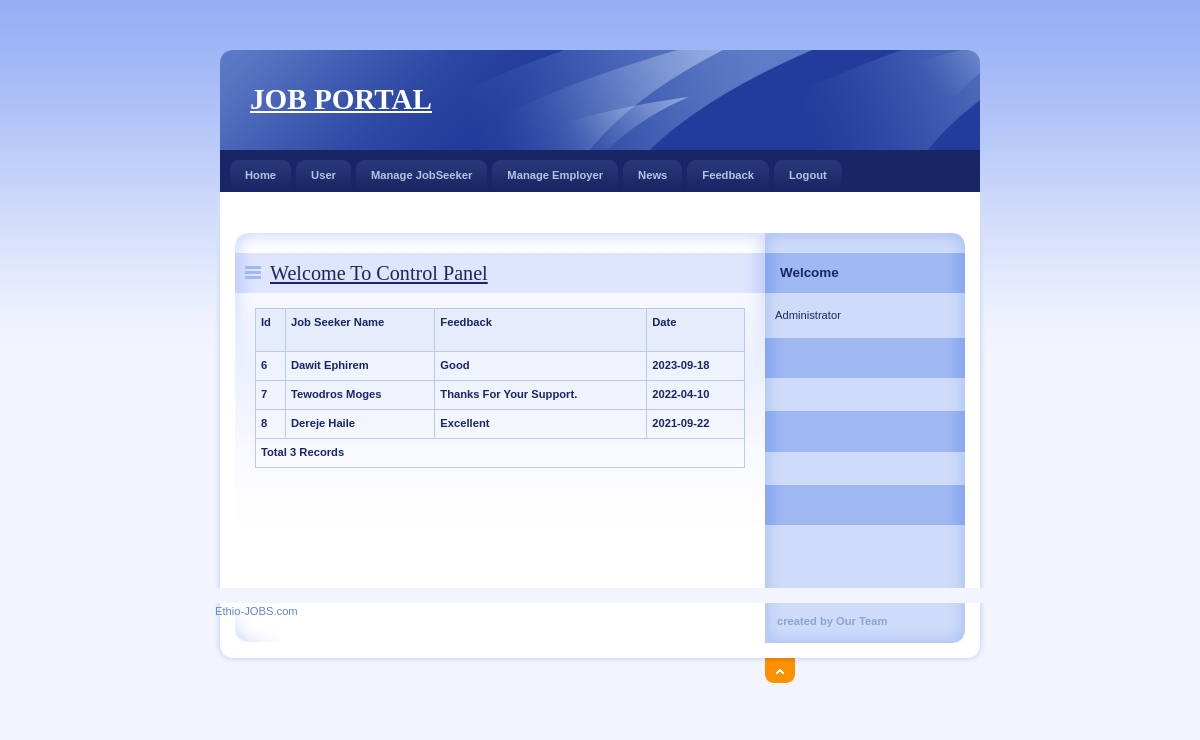
Page /Admin/Feedback.php (signed in) on the committed database.
### tables this page shows
CREATE TABLE IF NOT EXISTS `feedback` (
  `FeedbackId` int(11) NOT NULL AUTO_INCREMENT,
  `JobSeekId` int(11) NOT NULL,
  `Feedback` varchar(200) NOT NULL,
  `FeedbakDate` date NOT NULL,
  PRIMARY KEY (`FeedbackId`)
);

CREATE TABLE IF NOT EXISTS `jobseeker_reg` (
  `JobSeekId` int(11) NOT NULL AUTO_INCREMENT,
  `JobSeekerName` varchar(20) NOT NULL,
  `Address` varchar(100) NOT NULL,
  `City` varchar(20) NOT NULL,
  `Email` varchar(40) NOT NULL,
  `Mobile` bigint(20) NOT NULL,
  `Qualification` varchar(20) NOT NULL,
  `Gender` varchar(10) NOT NULL,
  `BirthDate` date NOT NULL,
  `Resume` varchar(200) NOT NULL,
  `Status` varchar(10) NOT NULL,
  `UserName` varchar(20) NOT NULL,
  `Password` varchar(20) NOT NULL,
  `Question` varchar(100) NOT NULL,
  `Answer` varchar(50) NOT NULL,
  PRIMARY KEY (`JobSeekId`),
  KEY `JobSeekId` (`JobSeekId`)
);

### Admin/Feedback.php (the view, shortened to what this page needs)
<!DOCTYPE html PUBLIC "-//W3C//DTD XHTML 1.0 Strict//EN" "http://www.w3.org/TR/xhtml1/DTD/xhtml1-strict.dtd">
<html xmlns="http://www.w3.org/1999/xhtml" xml:lang="cs" lang="cs">
<head>
    <link rel="stylesheet" media="screen,projection" type="text/css" href="./css/main.css"/>
    <link rel="stylesheet" media="print" type="text/css" href="./css/print.css"/>
    <link rel="stylesheet" media="aural" type="text/css" href="./css/aural.css"/>
</head>
<body id="www-url-cz">
<div id="main" class="box">
    <?php
    include "Header.php"
    ?>
    <?php
    include "menu.php"
    ?>
    <div id="page" class="box">
        <div id="page-in" class="box">
            <div id="strip" class="box noprint">
                <p id="breadcrumbs">&nbsp;</p>
            </div>
            <div id="content">
                <div class="article">
                    <h2><span><a href="#">Welcome To Control Panel</a></span></h2>
                    <table width="100%" border="1" bordercolor="#1CB5F1">
                        <tr>
                            <th height="32" bgcolor="#1CB5F1" class="style3">
                                <div align="left" class="style9 style5"><strong>Id</strong></div>
                            </th>
                            <th bgcolor="#1CB5F1" class="style3">
                                <div align="left" class="style9 style5"><strong>Job Seeker Name</strong></div>
                            </th>
                            <th bgcolor="#1CB5F1" class="style3">
                                <div align="left" class="style9 style5"><strong>Feedback</strong></div>
                            </th>
                            <th bgcolor="#1CB5F1" class="style3">
                                <div align="left" class="style12">Date</div>
                            </th>
                        </tr>
                        <?php
                        $con = mysqli_connect("localhost", "root", "", "job");
                        $sql = "select FeedbackId,Feedback,FeedbakDate,JobSeekerName from Feedback,JobSeeker_Reg where Feedback.JobSeekId=JobSeeker_Reg.JobSeekId";
                        $result = mysqli_query($con,$sql);
                        while ($row = mysqli_fetch_array($result)) {
                            $Id = $row['FeedbackId'];
                            $Name = $row['JobSeekerName'];
                            $Feedback = $row['Feedback'];
                            $FeedbakDate = $row['FeedbakDate'];
                            ?>
                            <tr>
                                <td class="style3">
                                    <div align="left" class="style9 style5"><strong><?php echo $Id; ?></strong></div>
                                </td>
                                <td class="style3">
                                    <div align="left" class="style9 style5"><strong><?php echo $Name; ?></strong></div>
                                </td>
                                <td class="style3">
                                    <div align="left" class="style9 style5"><strong><?php echo $Feedback; ?></strong>
                                    </div>
                                </td>
                                <td class="style3">
                                    <div align="left" class="style9 style5"><strong><?php echo $FeedbakDate; ?></strong>
                                    </div>
                                </td>
                            </tr>
                            <?php
                        }
                        $records = mysqli_num_rows($result);
                        ?>
                        <tr>
                            <td colspan="4" class="style3">
                                <div align="left" class="style12"><?php echo "Total " . $records . " Records"; ?> </div>
                            </td>
                        </tr>
                    </table>
                    <p>&nbsp;</p>
                    <p class="btn-more box noprint">&nbsp;</p>
                </div>
            </div>
            <?php
            include "right.php"
            ?>
        </div>
    </div>
    <?php
    include "footer.php"
    ?>
</div>
</body>
</html>

### Admin/css/main.css (style rules this page uses)
* { min-height:1px; }
body { border:0; margin:0; padding:0; background:#F2F5FE url("../design/bg.gif") 0 0 repeat-x; font:70%/160% "verdana",sans-serif; color:#192666; _text-align:center; }
a { color:#192666; }
p { border:0; margin:15px 0; padding:0; }
div { display:block; border:0; margin:0; padding:0; }
h1, h2, h3, h4, h5 { border:0; margin:15px 0 10px 0; padding:0; font-weight:bold; }
h2 { font-size:180%; line-height:100%; font-family:"georgia",serif; font-weight:normal; }
table { display:table; border-collapse:collapse; margin:15px 0; padding:0; border:1px solid #B7CAF6; font-size:100%; }
tr { display:table-row; }
th, td { display: table-cell; border:1px solid #B7CAF6; margin:0; padding:5px; vertical-align:top; text-align:left; }
th { background:#E7ECFD; text-align:center; color:#192666; font-weight:bold; }
a, img, span { border:0; margin:0; padding:0; }
strong, .strong { font-weight:bold; }
.box { min-height:1px; _height:1px; }
.box:after { content:"."; display:block; line-height:0px; font-size:0px; visibility:hidden; clear:both; }
#main { width:770px; margin:50px auto 0 auto; _text-align:left; }
#page { width:770px; min-height:1px; background:#FFF url("../design/bg_page.gif") 0 0 repeat-y; _height:1px; }
#page-in { min-height:1px; padding:10px 0; background:url("../design/bg_page_in.jpg") 0 0 no-repeat; _height:1px; }
#strip { position:relative; clear:both; padding:3px 20px 10px 20px; color:#6182D1; }
#strip p { margin:0; }
#strip #breadcrumbs { width:520px; margin:0; padding:0; }
#content { float:left; width:530px; _width:550px; margin:0; padding:0 0 0 20px; }
#content .article { clear:both; margin:0; padding:20px; background:url("../design/content_article_bg.jpg") 0 0 no-repeat; }
#content .article h2 { margin:0 -20px; padding:10px; background:#DEE5FD url("../design/content_title_bg.gif") 0 0 repeat-y; color:#192666; }
#content .article h2 span { background:url("../design/ico_list.gif") 0 50% no-repeat; padding-left:25px; }
#content .article p { text-align:justify; }
#content .btn-more { margin:0 0 15px 0; padding:0; border:0; position:relative; }

### Admin/css/print.css (style rules this page uses)
body { border:0; margin:0; padding:0; font-size:12pt }
a { color:#000; text-decoration:none; }
h1, h2, h3 { page-break-after:avoid; page-break-inside:avoid; }
table { border-collapse: collapse; border-width:1px; border-style:solid; }
th, td { display:table-cell; border-width:1px; border-style:solid; }
.noprint { display:none; }

### Admin/css/aural.css (style rules this page uses)
body { voice-family:paul,male; volume:loud; speech-rate:slow; richness:90; stress:20; }
h1, h2, h3, h4, h5 { cue-before:url("ping.au"); }
p, table { pause:50ms; }
strong { pitch:medium; pitch-range:60; stress:90; richness:90; }

### Admin/Feedback.php (style rules this page uses)
.style3 { font-weight: bold }

### rows in the picture
feedback: FeedbackId "6", JobSeekId.JobSeekerName "Dawit Ephirem", Feedback "Good", FeedbakDate "2023-09-18"
feedback: FeedbackId "7", JobSeekId.JobSeekerName "Tewodros Moges", Feedback "Thanks For Your Support.", FeedbakDate "2022-04-10"
feedback: FeedbackId "8", JobSeekId.JobSeekerName "Dereje Haile", Feedback "Excellent", FeedbakDate "2021-09-22"

### other values in the picture
$records "3"
